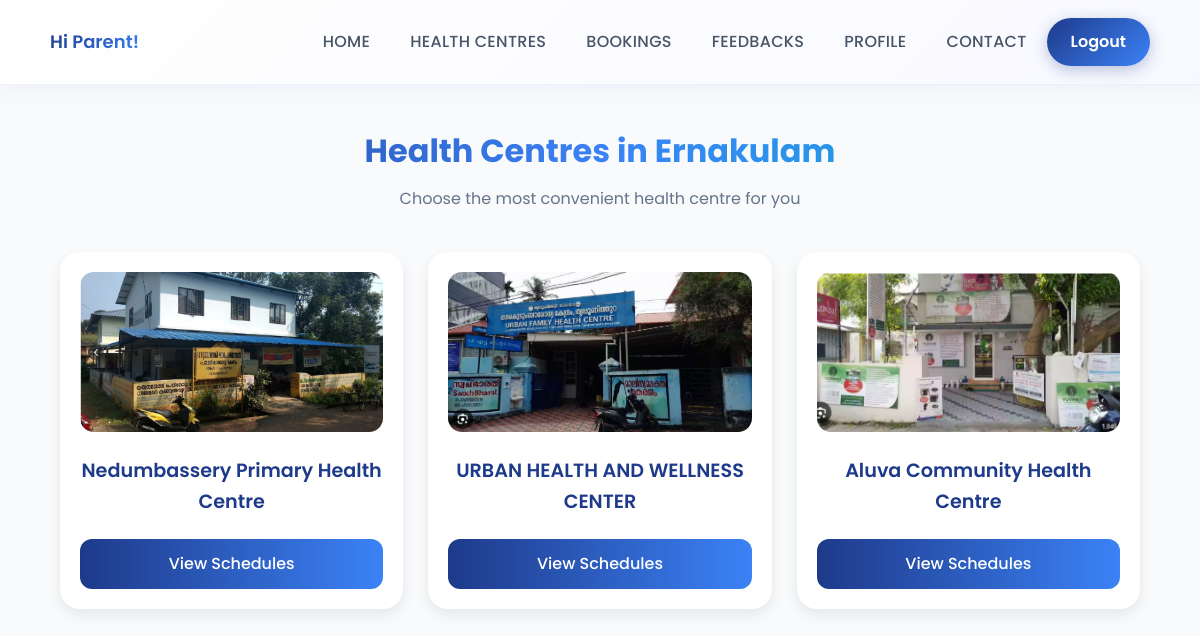
/parent/displayhealth_centre.php?id=1, run on the app's committed database.
### tables this page shows
CREATE TABLE IF NOT EXISTS `district` (
  `did` int NOT NULL AUTO_INCREMENT,
  `dname` varchar(25) NOT NULL,
  `status` int NOT NULL DEFAULT '1',
  PRIMARY KEY (`did`)
);

CREATE TABLE IF NOT EXISTS `healthcentre` (
  `hid` int NOT NULL AUTO_INCREMENT,
  `hname` varchar(70) NOT NULL,
  `did` int NOT NULL,
  `himage` varchar(150) NOT NULL,
  `loc` varchar(30) NOT NULL,
  `email` varchar(30) NOT NULL,
  `password` varchar(10) NOT NULL,
  `status` int NOT NULL DEFAULT '1',
  PRIMARY KEY (`hid`)
);

### classes/DataAccess.class.php (called while the page is built, shortened)
<?php
class DataAccess
{
	private $_con,$_query,$_errors;
	public function __construct()
	{
		if(!$this->_con=mysqli_connect(DB_HOST,DB_USER,DB_PASSWORD,DB_NAME))
		{
			die("connection Error");
		}
	}
	public function query($query)
	{
		if(isset($query))
		{
			$words=explode(' ',$query);
			$this->_query=$query;
			$res=mysqli_query($this->_con,$this->_query);
			if($words[0]=='select' || $words[0]=='Select' || $words[0]=='SELECT')
			{
				if(mysqli_num_rows($res))
				{
					$dataArr=array();
					while($row=mysqli_fetch_assoc($res))
					{
						$dataArr[] = $row;
					}
					return $dataArr;
				}
				else
				{
					return false;
				}
			}
		}
	}
}
?>

### parent/displayhealth_centre.php (the view, shortened to what this page needs)
<?php
$dao = new DataAccess();
include('header.php');
$did = intval($_GET['id']);
$dquery = "SELECT dname FROM district WHERE did = $did";
$dresult = $dao->query($dquery);
$district_name = $dresult && isset($dresult[0]['dname']) ? htmlspecialchars($dresult[0]['dname']) : "Unknown District";
?>
<div class="page-title">Health Centres in <?php echo $district_name; ?></div>
<div class="page-subtitle">Choose the most convenient health centre for you</div>
<div class="container">
    <div class="district-grid">
        <?php
        $q = "SELECT * FROM healthcentre WHERE did = $did";
        $info = $dao->query($q);
        if (empty($info)) {
            echo "<p class='no-centre'>No Health Centre Available</p>";
        } else {
            foreach ($info as $centre) { ?>
                <div class="health-card">
                    <img src="<?php echo BASE_URL.'uploads/'.$centre['himage']; ?>"
                         alt="Health Centre"
                         class="card-image" />
                    <h3><?php echo htmlspecialchars($centre['hname']); ?></h3>
                    <a href="schedule.php?hid=<?php echo $centre['hid']; ?>"
                       class="btn-select">View Schedules</a>
                </div>
            <?php }
        }
        ?>
    </div>
</div>

### parent/assets/css/modern-theme.css (style rules this page uses)
:root { --primary-gradient: linear-gradient(135deg, #1e3a8a 0%, #3b82f6 100%); --secondary-gradient: linear-gradient(135deg, #0ea5e9 0%, #06b6d4 100%); --blue-gradient: linear-gradient(135deg, #3b82f6 0%, #06b6d4 100%); --light-blue-gradient: linear-gradient(135deg, #dbeafe 0%, #e0f2fe 100%); --accent-gradient: linear-gradient(135deg, #60a5fa 0%, #38bdf8 100%); --primary-color: #1e3a8a; --secondary-color: #3b82f6; --accent-color: #06b6d4; --text-dark: #2d3748; --text-light: #718096; --bg-light: #f7fafc; --card-bg: #ffffff; --shadow-sm: 0 2px 8px rgba(0, 0, 0, 0.05); --shadow-md: 0 4px 16px rgba(0, 0, 0, 0.08); --shadow-lg: 0 8px 24px rgba(0, 0, 0, 0.12); --shadow-xl: 0 12px 32px rgba(0, 0, 0, 0.15); --radius-sm: 8px; --radius-md: 12px; --radius-lg: 16px; --radius-xl: 20px; }
* { box-sizing: border-box; }
body { font-family: 'Poppins', 'Segoe UI', Tahoma, Geneva, Verdana, sans-serif; background: linear-gradient(135deg, #f5f7fa 0%, #c3cfe2 100%); background-attachment: fixed; color: var(--text-dark); line-height: 1.6; }
html { scroll-behavior: smooth; }

### parent/header.php (style rules this page uses)
* { margin: 0; padding: 0; box-sizing: border-box; }
body { font-family: 'Poppins', sans-serif; background: linear-gradient(135deg, #f5f7fa 0%, #e8eef5 100%); background-attachment: fixed; }

### parent/displayhealth_centre.php (style rules this page uses)
body { margin: 0; font-family: 'Poppins', sans-serif; background: #f9fafb; color: #1e293b; }
.page-title { text-align: center; font-size: 2rem; font-weight: 700; margin: 40px 0 10px; background: linear-gradient(90deg, #1e3a8a, #3b82f6, #06b6d4); -webkit-background-clip: text; -webkit-text-fill-color: transparent; }
.page-subtitle { text-align: center; font-size: 1rem; color: #64748b; margin-bottom: 40px; }
.container { width: 90%; max-width: 1200px; margin: auto; }
.district-grid { display: grid; grid-template-columns: repeat(auto-fit, minmax(270px, 1fr)); gap: 25px; padding-bottom: 60px; }
.health-card { background: #ffffff; border-radius: 20px; overflow: hidden; text-align: center; box-shadow: 0 6px 14px rgba(0, 0, 0, 0.08); transition: transform 0.3s ease, box-shadow 0.3s ease; padding: 18px; display: flex; flex-direction: column; justify-content: space-between; border: 2px solid transparent; }
.health-card h3 { font-size: 1.2rem; font-weight: 600; margin: 12px 0; color: #1e3a8a; }
.card-image { width: 100%; height: 160px; object-fit: cover; border-radius: 14px; margin-bottom: 12px; }
.btn-select { display: inline-block; padding: 12px; background: linear-gradient(90deg, #1e3a8a, #3b82f6); color: white; border-radius: 12px; text-decoration: none; font-weight: 500; transition: all 0.3s ease; margin-top: 10px; }

### data on the page
district: dname "Ernakulam"
healthcentre: himage (picture), hname "Nedumbassery Primary Health Centre"
healthcentre: himage (picture), hname "URBAN HEALTH AND WELLNESS CENTER"
healthcentre: himage (picture), hname "Aluva Community Health Centre"

### other printed values
$parentName "Parent"
